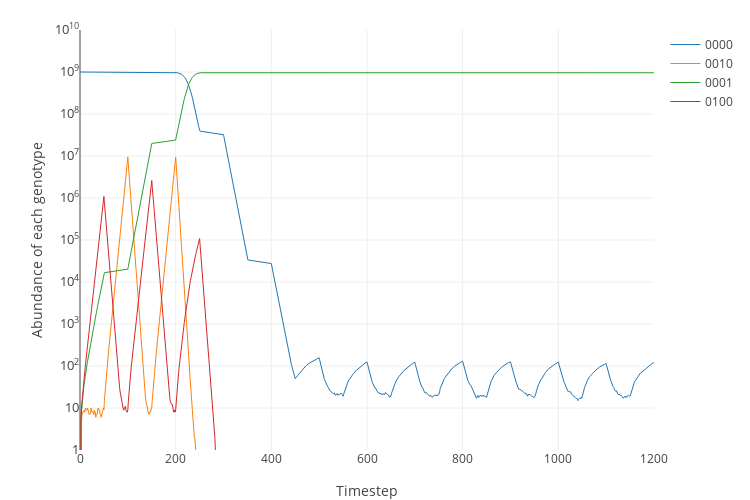

Notebook cell for this chart:
### Markdown cell above
## The effects of population size on switching

By default we have been running simulations with the carrying capacity (and initial population of the seed genotype) set to 10^9.

### Code cell
landscape1 = dataset2.loc['AMC'].tolist()
landscape2 = dataset2.loc['AM'].tolist()
plot_simulation(simulate([landscape1, landscape2], frequency=50))

### Figure 1 — Plotly figure (JSON) as saved in the notebook; plotly's stock layout.template omitted (floating-point values rounded to 4 significant figures; data arrays with more than 128 entries replaced by an {"elided": "..."} marker saying what was removed)
{"data": [{"line": {"width": 1}, "name": "0000", "type": "scatter", "uid": "b268f766-d19d-11e8-8fec-001ec21b2620", "x": {"elided": "1201 int values"}, "y": {"elided": "1201 int values"}}, {"line": {"width": 1}, "name": "0010", "type": "scatter", "uid": "b268faa4-d19d-11e8-99ba-001ec21b2620", "x": {"elided": "1201 int values"}, "y": {"elided": "1201 int values"}}, {"line": {"width": 1}, "name": "0001", "type": "scatter", "uid": "b268fca2-d19d-11e8-abe4-001ec21b2620", "x": {"elided": "1201 int values"}, "y": {"elided": "1201 int values"}}, {"line": {"width": 1}, "name": "0100", "type": "scatter", "uid": "b268fe82-d19d-11e8-b5f2-001ec21b2620", "x": {"elided": "1201 int values"}, "y": {"elided": "1201 int values"}}], "layout": {"height": 500, "margin": {"b": 50, "t": 30}, "width": 750, "xaxis": {"title": "Timestep"}, "yaxis": {"exponentformat": "power", "range": [0, 10], "tickfont": {"size": 10}, "title": "Abundance of each genotype", "type": "log"}}}
